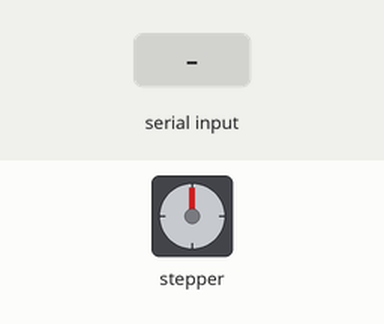
Simulated run of this sketch. Board: Arduino Uno, built with avr-gcc and run on an emulated ATmega328P. Shown: stepper motor. The inputs (shaded band) are chosen by the test bench. Stepper angles assume 200 steps per turn.

Above: at 1.2 s.
1.3 s: "1" received over Serial
At 2.4 s:
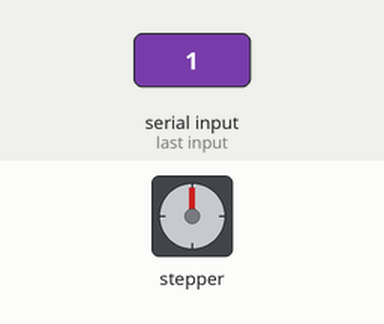
2.8 s: "2" received over Serial
At 3.5 s:
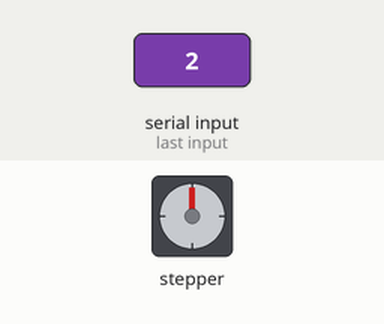
4.3 s: "8" received over Serial
At 4.6 s:
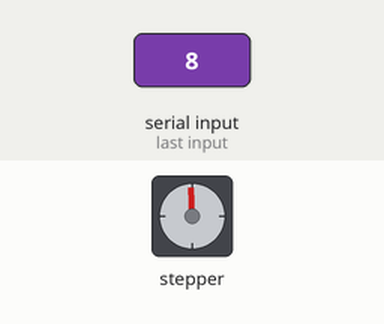
5.8 s: "7" received over Serial
At 7.0 s:
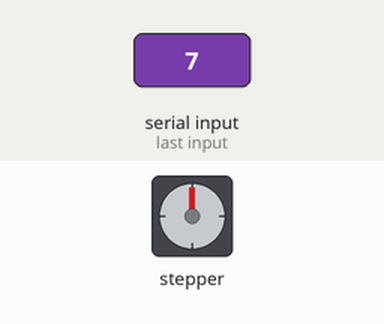
Timing chart, 0 to 8.3 s (numbered marks = the images above; inputs shaded):
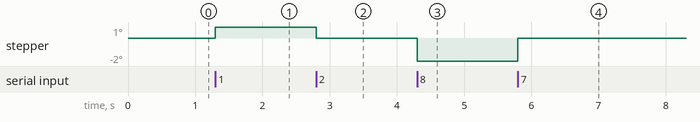

The sketch:

Serial_v2.ino
```cpp
#include <AccelStepper.h>
#include <AFMotor.h>

// Define the motor driver
AF_Stepper motor1(200, 2); // Assuming you're using Adafruit Motor Shield
AF_Stepper motor2(200, 1);

void forwardstep1() {
  motor1.onestep(FORWARD, SINGLE);
}
void backwardstep1() {
  motor1.onestep(BACKWARD, SINGLE);
}

void forwardstep2() {
  motor2.onestep(FORWARD, SINGLE);
}
void backwardstep2() {
  motor2.onestep(BACKWARD, SINGLE);
}

AccelStepper stepper1(forwardstep1, backwardstep1);
AccelStepper stepper2(forwardstep2, backwardstep2);

int dist = 3000;
int mode = 0;

void setup() {
  Serial.begin(115200);
  stepper1.setMaxSpeed(400); // Set the maximum speed of the stepper motor
  stepper1.setAcceleration(100); // Set the acceleration of the stepper motor

  stepper2.setMaxSpeed(300); // Set the maximum speed of the stepper motor
  stepper2.setAcceleration(100); // Set the acceleration of the stepper motor
}

void loop() {
  if (mode == 1){
    stepper2.moveTo(1000);
      stepper1.run();
      mode = 0;
  }
  if (mode == -1){
    stepper2.moveTo(-1000);
      stepper1.run();
      mode = 0;
    }
  char ch;
  if (Serial.available()>0){
    ch = Serial.read();
    if (ch == '1'){
      stepper1.setSpeed(400);
      stepper1.runSpeed();
      //stepper1.moveTo(200);
      //stepper1.run();
    }
    else if (ch == '2'){
      stepper1.setSpeed(-400);
      stepper1.runSpeed();
      //stepper1.moveTo(-200);
      //stepper1.run();
    }
    else if (ch == '9'){
      stepper2.stop();
      mode = 0;
    }
    else if (ch == '8'){
      mode = -1;
    }
    else if (ch == '7'){
      mode = 1;
    }
    Serial.read();
  }
}
```
